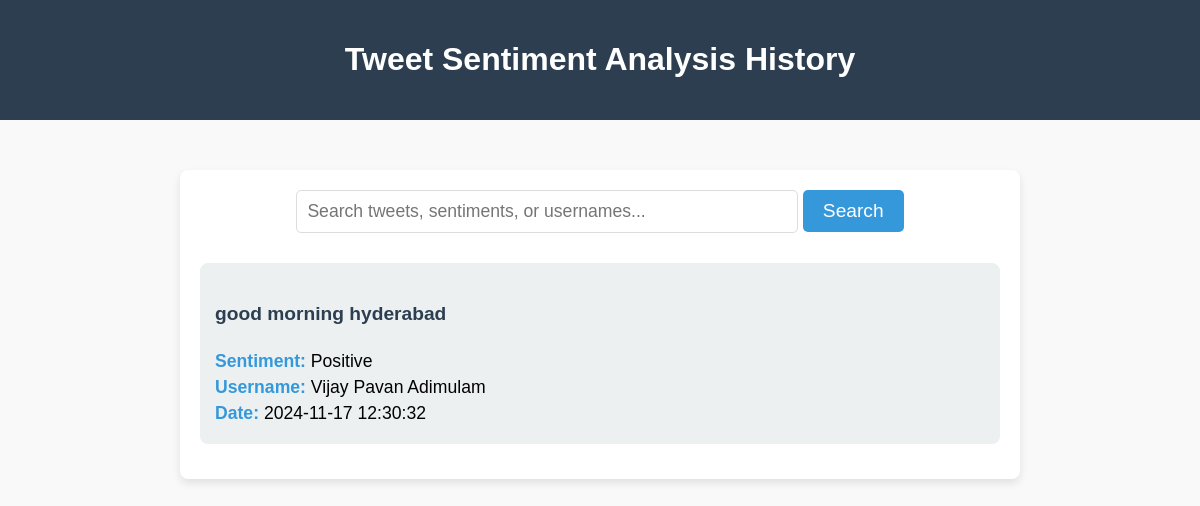
Before: /history with the older database file.
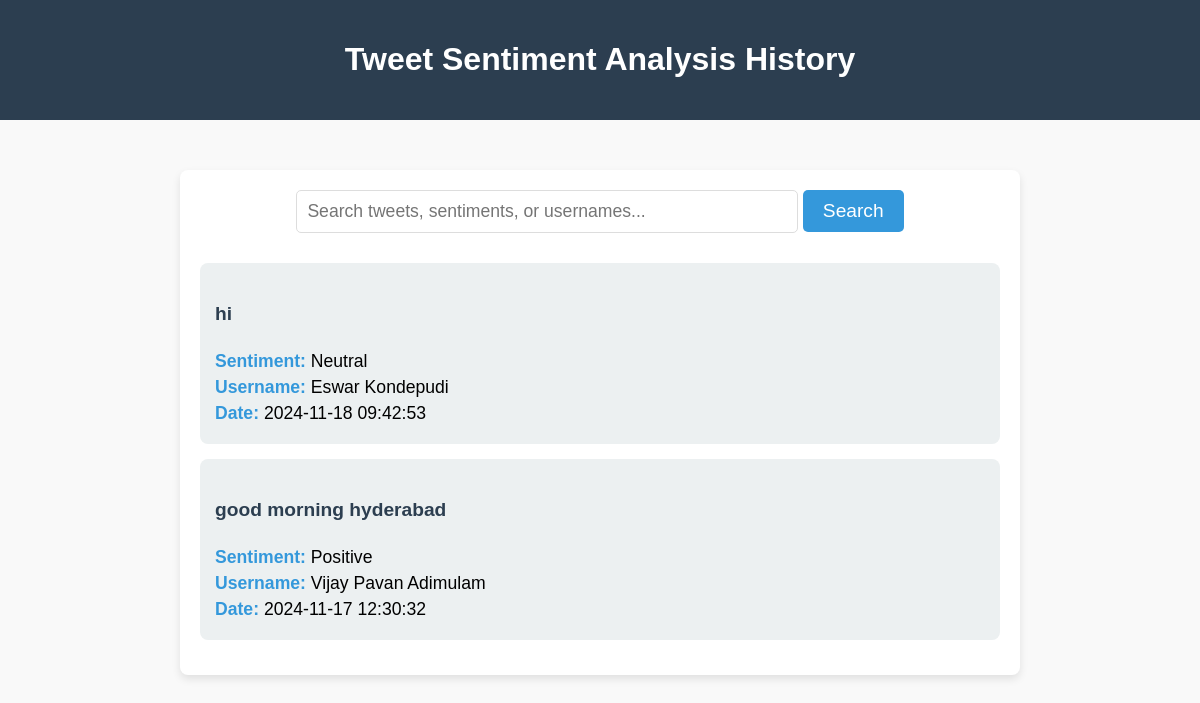
After: the same page with the newer database file.
### tables this page shows
CREATE TABLE history (
                id INTEGER PRIMARY KEY AUTOINCREMENT,
                tweet TEXT NOT NULL,
                sentiment TEXT NOT NULL,
                username TEXT NOT NULL,
                date_time TEXT NOT NULL
            );

### app.py (the view)
@app.route('/history', methods=['GET', 'POST'])
def history():
    search_query = request.form.get('search', '') if request.method == 'POST' else ''
    with sqlite3.connect('twitterhunter.db') as conn:
        cursor = conn.cursor()
        if search_query:
            cursor.execute('''
                SELECT tweet, sentiment, username, date_time
                FROM history
                WHERE tweet LIKE ? OR sentiment LIKE ? OR username LIKE ?
                ORDER BY date_time DESC
            ''', (f'%{search_query}%', f'%{search_query}%', f'%{search_query}%'))
        else:
            cursor.execute('''
                SELECT tweet, sentiment, username, date_time
                FROM history
                ORDER BY date_time DESC
            ''')
        results = cursor.fetchall()
    return render_template('history.html', results=results)

### templates/history.html (shortened to what this page needs)
<!DOCTYPE html>
<html lang="en">
<head>
</head>
<body>
    <header>
        <h1>Tweet Sentiment Analysis History</h1>
    </header>
    <div class="container">
        <div class="search-bar">
            <form action="{{ url_for('history') }}" method="POST">
                <input type="text" name="search" placeholder="Search tweets, sentiments, or usernames..." value="{{ request.form.get('search', '') }}">
                <button type="submit">Search</button>
            </form>
        </div>
        {% if results %}
        <div>
            {% for tweet, sentiment, username, date_time in results %}
            <div class="history-item">
                <h4>{{ tweet }}</h4>
                <p><strong>Sentiment:</strong> {{ sentiment }}</p>
                <p><strong>Username:</strong> {{ username }}</p>
                <p><strong>Date:</strong> {{ date_time }}</p>
            </div>
            {% endfor %}
        </div>
        {% else %}
        <p class="no-results">No results found.</p>
        {% endif %}
    </div>
</body>
</html>

### templates/history.html (style rules this page uses)
body { font-family: Arial, sans-serif; background-color: #f9f9f9; margin: 0; padding: 0; }
header { background-color: #2c3e50; color: #fff; padding: 20px; text-align: center; }
.container { width: 80%; max-width: 800px; margin: 50px auto; padding: 20px; background-color: #fff; box-shadow: 0 4px 8px rgba(0, 0, 0, 0.1); border-radius: 8px; }
.search-bar { text-align: center; margin-bottom: 30px; }
.search-bar input { padding: 10px; width: 60%; border-radius: 5px; border: 1px solid #ddd; font-size: 1.1em; }
.search-bar button { background-color: #3498db; color: #fff; padding: 10px 20px; border: none; border-radius: 5px; cursor: pointer; font-size: 1.2em; }
.history-item { padding: 15px; margin-bottom: 15px; background-color: #ecf0f1; border-radius: 8px; }
.history-item h4 { font-size: 1.2em; color: #2c3e50; }
.history-item p { font-size: 1.1em; margin: 5px 0; }
.history-item strong { color: #3498db; }

Changed rows visible on the page:
added history: tweet "hi", sentiment "Neutral", username "Eswar Kondepudi", date_time "2024-11-18 09:42:53"
